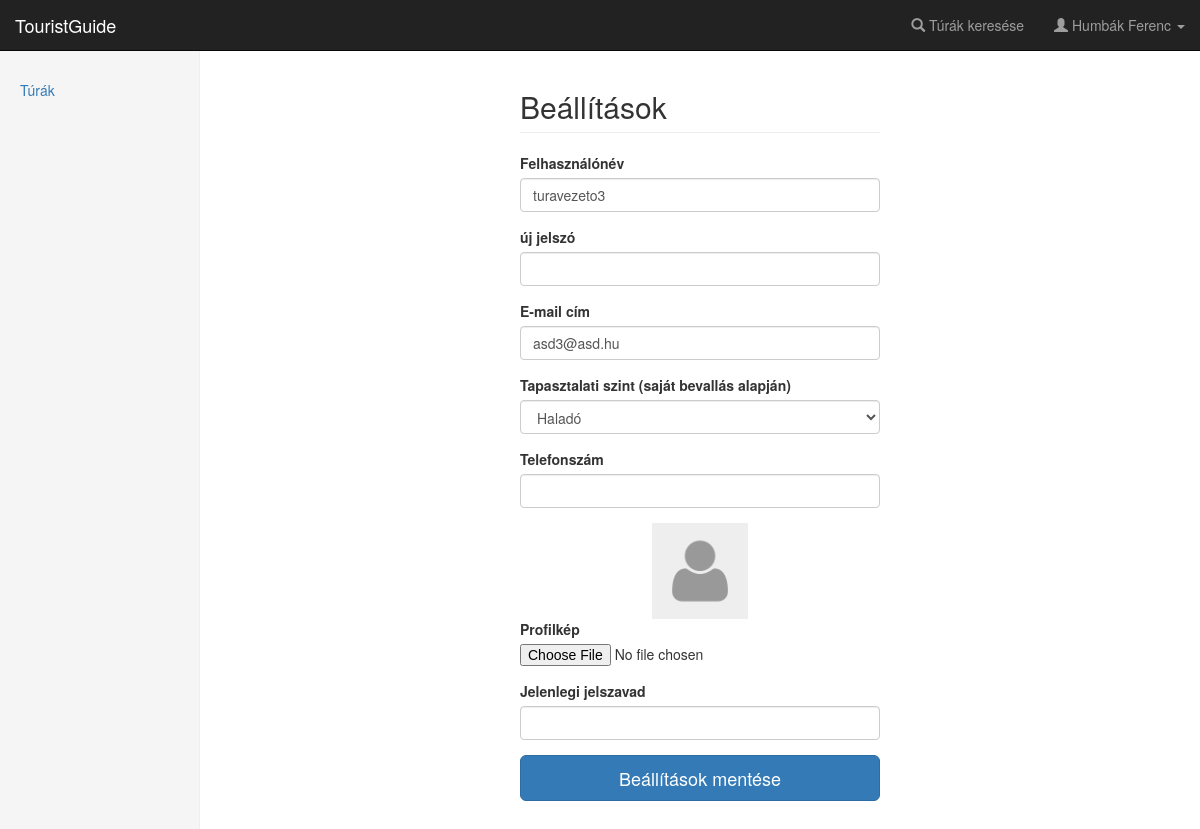
Page /settings (signed in) on the committed database.
### app/db/models.py (models this page shows, shortened)
class User(UserMixin, database.Model):
    __tablename__ = 'users'
    id = database.Column(database.Integer, primary_key=True)
    username = database.Column(database.String(64), unique=True, index=True)
    password = database.Column(database.String(40), nullable=False)
    fullname = database.Column(database.String(64), nullable=False)
    avatar_src = database.Column(database.String(100))
    birth = database.Column(database.Date)
    experience_id = database.Column(
        database.Integer, database.ForeignKey('experiences.id'))
    experience = database.relationship(
        'Experience', backref=database.backref('users', lazy='dynamic')
    )
    account_type_id = database.Column(
        database.Integer, database.ForeignKey('roles.id')
    )
    account_type = database.relationship(
        'Role', backref=database.backref('users', lazy='dynamic')
    )
    email = database.Column(database.String(100), nullable=False)
    phone = database.Column(database.String(11))
    allowance = database.Column(database.Integer)
    numoftours = database.Column(database.Integer)
    status = database.Column(database.Integer)

class Experience(database.Model):
    __tablename__ = 'experiences'
    id = database.Column(database.Integer, primary_key=True)
    name = database.Column(database.String(64), unique=True)
    def __eq__(self, other):
        if isinstance(other, self.__class__):
            return self.id == other.id and self.name == other.name
        return False

### app/users/views.py (the view, shortened to what this page needs)
@users.route('/settings', methods=('GET', 'POST'))
@login_required
def settings():
    settings_form = SettingsForm()
    settings_form.experience.choices = [(e.id, e.name) for e in
                                        ExperienceDAO.get_experiences()]
    settings_form.name.data = current_user.username
    settings_form.email.data = current_user.email
    settings_form.experience.data = current_user.experience
    settings_form.phoneNumber.data = current_user.phone
    return render_template(
        'settings.html', settings_form=settings_form,
        sidebar_items=sidebar_items, experience=current_user.experience_id,
        success=None, message='')

### app/users/forms.py (shortened to what this page needs)
class SettingsForm(Form):
    name = StringField(
        u'Felhasználónév',
        validators=[DataRequired(u'Adj meg egy felhasználónevet!')]
    )
    new_pwd = PasswordField(
        u'új jelszó'
    )
    old_pwd = PasswordField(
        u'Jelenlegi jelszavad',
        validators=[
            DataRequired(u'Add meg a jelszavad a beállítások módosításához!')
        ]
    )
    email = StringField(
        u'E-mail cím',
        validators=[
            DataRequired(u'Adj meg egy email címet!'),
            Email(u'Érvénytelen email cím!')
        ]
    )
    experience = SelectField(
        u'Tapasztalati szint (saját bevallás alapján)',
        coerce=int
    )
    phoneNumber = StringField(
        u'Telefonszám',
        validators=[Optional(),
                    Regexp("[0-9]{11}", message="Érvénytelen telefonszám!")]
    )
    avatar = FileField(
        u'Profilkép'
    )
    submit = SubmitField(u'Beállítások mentése')

### app/db/experiencemanager.py (called while the page is built)
    @staticmethod
    def get_experiences():
        return Experience.query.all()

### app/db/models.py (called while the page is built)
@loginmanager.user_loader
def load_user(user_id):
    return User.query.get(int(user_id))

### app/templates/settings.html (shortened to what this page needs)
{% extends "base.html" %}
{% block page_content %}
<div class="form-signin">
  <h2 class="page-header">Beállítások</h2>
  <form action="" class="form" method="post" role="form" enctype="multipart/form-data">
    {% import "bootstrap/wtf.html" as wtf %}
    {{ wtf.form_field(settings_form.name) }}
    {{ wtf.form_field(settings_form.new_pwd) }}
    {{ wtf.form_field(settings_form.email) }}
    <div class="form-group">
    {{ settings_form.experience.label() }}
      <select class="form-control" id="{{ settings_form.experience.label.field_id }}" name="{{ settings_form.experience.label.field_id }}">
        {% for option in settings_form.experience -%}
        <option value="{{ option.data }}"{{ ' selected' if option.data == experience }}>{{ option.label.text | e }}</option>
        {% endfor %}
      </select>
    </div>
    {{ wtf.form_field(settings_form.phoneNumber) }}
    <div class="form-group ">
      <div style="width:96px" class="center-block">
        <img src="{{ url_for('static', filename='uploads/avatars/{}'.format(current_user.avatar_src or 'default.jpg')) }}" class="img-responsive">
      </div>
      {{ settings_form.avatar.label(class="control-label") }}
      <input accept="image/*" id="avatar" name="avatar" type="file">
    </div>
    {{ wtf.form_field(settings_form.old_pwd) }}
    <div class="form-group">
      {{ settings_form.submit(class="btn btn-primary btn-lg btn-block") }}
    </div>
  </form>
</div>
{% endblock page_content %}

### app/templates/navbar.html (shortened to what this page needs)
<nav class="navbar navbar-inverse navbar-fixed-top">
  <div class="container-fluid">
    <div class="navbar-header">
      <a class="navbar-brand" href="/">TouristGuide</a>
    </div>
    <div id="navbar" class="navbar-collapse collapse">
      <ul class="nav navbar-nav navbar-right">
        <li><a href="{{ url_for('tours.search_tours') }}"><span class="glyphicon glyphicon-search" aria-hidden="true"></span>
          Túrák keresése</a></li>
        {% if current_user.is_authenticated %}
        <li class="dropdown">
          <a href="#" class="dropdown-toggle" data-toggle="dropdown" role="button" aria-haspopup="true" aria-expanded="false">
            <span class="glyphicon glyphicon-user" aria-hidden="true"></span>
            {{ current_user.fullname }}
            <span class="caret"></span>
          </a>
        </li>
        {% else %}
        <li><a href="{{ url_for('users.register') }}"><span class="glyphicon glyphicon-edit" aria-hidden="true"></span>
          Regisztráció</a></li>
        <li><a href="{{ url_for('users.login') }}"><span class="glyphicon glyphicon-log-in" aria-hidden="true"></span>
          Bejelentkezés</a></li>
        {% endif %}
      </ul>
    </div>
  </div>
</nav>

### app/static/css/main.css (style rules this page uses)
body { padding-top: 50px; }
.main .page-header { margin-top: 0; }
.form-signin { max-width: 360px; margin: 0 auto; }

### rows in the picture
User: fullname "Humbák Ferenc", email "asd3@asd.hu"
Experience: experience "Haladó"

### other values in the picture
{{ caption|e }} "Túrák"
{{ settings_form.experience.label() }} "Tapasztalati szint (saját bevallás alapján)"
{{ settings_form.avatar.label(class="control-label") }} "Profilkép"
